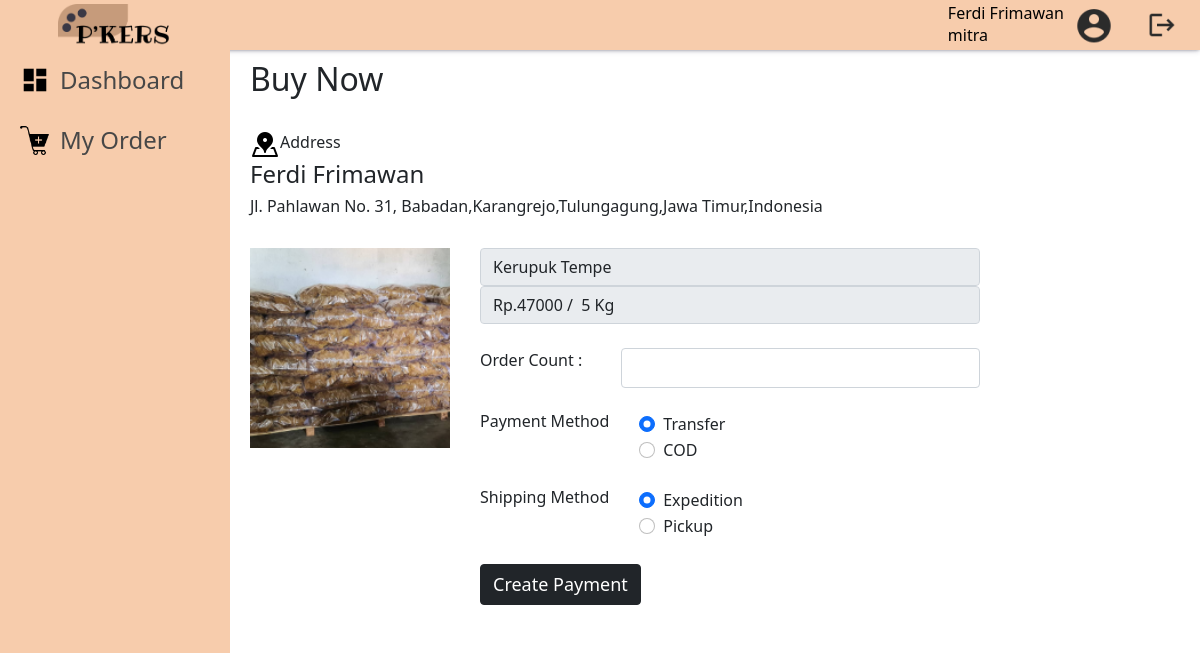
Page /public/Product/create_order/1 (signed in) on the committed database.
### tables this page shows
CREATE TABLE `akun_mitra` (
  `email` varchar(250) NOT NULL,
  `no_telepon` varchar(12) NOT NULL,
  `username` varchar(250) NOT NULL,
  `nama_lengkap` varchar(250) NOT NULL,
  `alamat` varchar(250) NOT NULL,
  `desa_id` int(11) NOT NULL,
  `kecamatan_id` int(11) NOT NULL,
  `kabupaten_id` int(11) NOT NULL,
  `provinsi_id` int(11) NOT NULL,
  `negara_id` int(11) NOT NULL,
  `tanggal_lahir` date NOT NULL,
  `jenis_kelamin_id` int(11) NOT NULL,
  `password` varchar(500) NOT NULL,
  `status_akun_id` int(11) NOT NULL,
  `profil` varchar(1000) NOT NULL
);

CREATE TABLE `desa` (
  `id` int(11) NOT NULL,
  `id_kecamatan` int(11) NOT NULL,
  `nama_desa` varchar(255) NOT NULL
);

CREATE TABLE `kecamatan` (
  `id` int(11) NOT NULL,
  `id_kabupaten` int(11) NOT NULL,
  `nama_kecamatan` varchar(255) NOT NULL
);

CREATE TABLE `kabupaten` (
  `id` int(11) NOT NULL,
  `id_provinsi` int(11) NOT NULL,
  `nama_kabupaten` varchar(255) NOT NULL
);

CREATE TABLE `provinsi` (
  `id` int(11) NOT NULL,
  `id_negara` int(11) NOT NULL,
  `nama_provinsi` varchar(255) NOT NULL
);

CREATE TABLE `negara` (
  `id` int(11) NOT NULL,
  `nama_negara` varchar(255) NOT NULL
);

CREATE TABLE `produk` (
  `id` int(11) NOT NULL,
  `nama_produk` varchar(255) NOT NULL,
  `stok` int(11) NOT NULL,
  `berat` int(11) NOT NULL,
  `deskripsi` text NOT NULL,
  `gambar` varchar(500) NOT NULL,
  `harga` int(11) NOT NULL,
  `expired` date NOT NULL,
  `stok_bulan` varchar(50) NOT NULL
);

### app/core/Controller.php (called while the page is built, shortened)
<?php
class Controller{
  public function view($view,$data=[]){
    require_once "../app/views/$view.php";
  }
  public function model($model){
    return new $model;
  }
}
?>

### app/controllers/Product.php (called while the page is built, shortened)
<?php
class Product extends Controller{
  public function create_order(){
    $controller_name = $_SESSION['controller_name'];
    $method_name = $_SESSION['method_name'];
    $params = $_SESSION['params'];
    $data = [
      "controller_name"=>$controller_name,
      "method_name"=> $method_name,
      "detail_product"=> $this->model("Product_model")->get_spesific_product($params[0]),
      "user_data"=>$this->model("User_model")->get_data_user($_SESSION['login']['email']),
    ];
    $this->view("$controller_name/$method_name",$data);
  }
}

### app/core/App.php (called while the page is built, shortened)
<?php
class App{
  protected $method = "index";
  protected $params = [];
  public function __construct()
  {
    $url = $this->parseURL();
    if(file_exists("../app/controllers/".$url[0].".php")){
      unset($url[0]);
    }
    else{
      header("Location: ".BASE_URL."/Article");
    }
    $this->controller = new $this->controller;
    if(isset($url[1])){
      if(method_exists($this->controller,$url[1])){
        $this->method = $url[1];
        unset($url[1]);
      }
    }
    if(!empty($url)){
      $this->params = array_values($url);
    }
    call_user_func_array([$this->controller, $this->method],$this->params);
  }
  public function parseURL(){
    if(isset($_GET['url'])){
      $url = rtrim($_GET['url'],'/');
      $url = filter_var($url,FILTER_SANITIZE_URL);
      $url = explode("/",$url);
      return $url;
    }
  }
}
?>

### public/index.php (called while the page is built, shortened)
<?php
$app = new App;
?>

### app/core/Database.php (called while the page is built, shortened)
<?php
class Database{
  private $host = DB_HOST;
  private $user = DB_USER;
  private $password = DB_PASSWORD;
  private $name = DB_NAME;
  private $db_handler;
  private $query_statement;
  public function __construct()
  {
    $db_source_name = "mysql:host=".$this->host.";dbname=".$this->name;
    $option = [
      PDO::ATTR_PERSISTENT => true,
      PDO::ATTR_ERRMODE => PDO::ERRMODE_EXCEPTION
    ];
    try {
      $this->db_handler = new PDO($db_source_name,$this->user,$this->password,$option);
    } catch (PDOException $e) {
      die($e->getMessage());
    }
  }
  public function query($query){
    $this->query_statement = $this->db_handler->prepare($query);
  }
  public function bind($param,$value,$type=null){
    if(is_null($type)){
      switch(true){
        default : $type = PDO::PARAM_STR;
      }
    }
    $this->query_statement->bindValue($param,$value,$type);
  }
  public function execute(){
    $this->query_statement->execute();
  }
  public function single(){
    $this->execute();
    return $this->query_statement->fetch(PDO::FETCH_ASSOC);
  }
}
?>

### app/models/User_model.php (called while the page is built, shortened)
<?php
class User_model{
  private $table = "akun_mitra";
  private $db;
  public function __construct()
  {
    $this->db = new Database;
  }
  public function get_data_user($email){
    try {
      $query = "SELECT * FROM $this->table WHERE email = :email";
      $this->db->query($query);
      $this->db->bind('email',$email);
      return $this->db->single();
    } catch (\Throwable $th) {
      return "Error";
    }
  }
  public function login($email, $password){
    $query = "SELECT * FROM $this->table WHERE email = :email && password = :password && status_akun_id = 1";
    $this->db->query($query);
    $this->db->bind('email',$email);
    $this->db->bind('password',$password);
    return $this->db->single();
  }
  public function get_spesifik_alamat($id_desa,$id_kecamatan,$id_kabupaten,$id_provinsi,$id_negara){
    $output = "";
    $query = "SELECT * FROM desa WHERE id = :id";
    $this->db->query($query);
    $this->db->bind('id',$id_desa);
    if(!is_bool($this->db->single())){
      $output .= ",".$this->db->single()['nama_desa'];
    }
    else{
      $output .= "";
    }
    $query = "SELECT * FROM kecamatan WHERE id = :id";
    $this->db->query($query);
    $this->db->bind('id',$id_kecamatan);
    if(!is_bool($this->db->single())){
      $output .= ",".$this->db->single()['nama_kecamatan'];
    }
    else{
      $output .= "";
    }
    $query = "SELECT * FROM kabupaten WHERE id = :id";
    $this->db->query($query);
    $this->db->bind('id',$id_kabupaten);
    if(!is_bool($this->db->single())){
      $output .= ",".$this->db->single()['nama_kabupaten'];
    }
    else{
      $output .= "";
    }
    $query = "SELECT * FROM provinsi WHERE id = :id";
    $this->db->query($query);
    $this->db->bind('id',$id_provinsi);
    if(!is_bool($this->db->single())){
      $output .= ",".$this->db->single()['nama_provinsi'];
    }
    else{
      $output .= "";
    }
    $query = "SELECT * FROM negara WHERE id = :id";
    $this->db->query($query);
    $this->db->bind('id',$id_negara);
    if(!is_bool($this->db->single())){
      $output .= ",".$this->db->single()['nama_negara'];
    }
    else{
      $output .= "";
    }
    $output = substr_replace($output, '', 0, 1);
    return $output;
  }
}
?>

### app/models/Product_model.php (called while the page is built, shortened)
<?php
class Product_model{
  private $table = "produk";
  private $db;
  public function __construct()
  {
    $this->db = new Database;
  }
  public function get_spesific_product($id){
    $query = "SELECT * FROM $this->table WHERE id = :id";
    $this->db->query($query);
    $this->db->bind('id',$id[0]);
    return $this->db->single();
  }
}

### app/views/Product/create_order.php (the view, shortened to what this page needs)
<?php
$data_product = $data['detail_product'];
?>
<?php $this->view("Navbar",[]); ?>
<form action="" method="POST">
<div class="main">
  <h2>Buy Now</h2><br>
  <span style="display: flex;margin:0;padding:0;align-items:flex-end">
    <img src="<?= BASE_URL ?>/icon/location.png" style="width: 30px;" alt="">
    <h6>Address</h6>
  </span>
  <h4>
    <?=
    $this->model("User_model")->get_data_user($_SESSION['login']['email'])['nama_lengkap']
    ?>
  </h4>
  <h6>
    <?= $data['user_data']['alamat'] ?>, <?=
      $this->model("User_model")->get_spesifik_alamat(
        $data['user_data']['desa_id'], $data['user_data']['kecamatan_id'], $data['user_data']['kabupaten_id'], $data['user_data']['provinsi_id'], $data['user_data']['negara_id']);
    ?>
  </h6>
  <br>
  <span>
    <div class="product-img"></div>
    <div class="product-info">
      <input type="text" class="form-control" value="<?= $data_product['nama_produk'] ?>" disabled>
      <input type="text" class="form-control" value="Rp.<?= $data_product['harga'] ?> /  <?= $data_product['berat'] ?> Kg" disabled>
      <br>
      <div style="display: flex;">
        <p style="width: 200px;">Order Count : </p>
        <input type="number" min="1" max="" class="form-control" name="order_count" oninput="null_title_value('order_count')" required>
      </div>
      <br>
      <span>
        <h6>Payment Method</h6>
        <div style="margin-left: 30px;">
          <div class="form-check">
            <input class="form-check-input" type="radio" name="payment_method" value="transfer" id="payment_method1" checked>
            <label class="form-check-label" for="payment_method1">
              Transfer
            </label>
          </div>
          <div class="form-check">
            <input class="form-check-input" type="radio" name="payment_method" value="cod" id="payment_method1">
            <label class="form-check-label" for="payment_method1">
              COD
            </label>
          </div>
        </div>
      </span>
      <br>
      <span>
        <h6>Shipping Method</h6>
        <div style="margin-left: 30px;">
          <div class="form-check">
              <input class="form-check-input" type="radio" name="shipping_method" value="expedition" id="payment_method1" checked>
              <label class="form-check-label" for="payment_method1">
                Expedition
              </label>
            </div>
          <div class="form-check">
            <input class="form-check-input" type="radio" name="shipping_method" value="pickup" id="payment_method1">
            <label class="form-check-label" for="payment_method1">
              Pickup
            </label>
          </div>
        </div>
      </span>
      <br>
      <button type="submit" name="create_payment_button" class="btn btn-dark">Create Payment</button>
    </div>
  </span>
</div>
</form>

### app/views/Navbar.php (shortened to what this page needs)
<?php
$photo = $this->model("User_model")->get_data_user($_SESSION['login']['email'])['profil'];
?>
<div class="side-bar">
  <div class="logo">
    <img src="<?= BASE_URL ?>/icon/logo.png" alt="">
  </div>
  <a href="<?= BASE_URL ?>/Article">
    <img src="<?= BASE_URL ?>/icon/Dashboard.png" alt="">
    <h4>Dashboard</h4>
  </a>
  <a href="<?= BASE_URL ?>/Order">
    <img src="<?= BASE_URL ?>/icon/keranjang.png" alt="">
    <h4>My Order</h4>
  </a>
  <br>
</div>
<div id="nav">
  <div style="display: flex;justify-content:center;align-items: flex-end;">
    <a href="<?= BASE_URL ?>/About" style="text-decoration:none;color:black;cursor:pointer;display:flex;justify-content:center;align-items: center;">
      <div style="display:flex;flex-direction:column;justify-content:space-between;margin-right:10px">
        <h6 style="margin-top: auto;margin-bottom: auto"><?= $this->model("User_model")->get_data_user($_SESSION['login']['email'])['nama_lengkap'] ?></h6>
        <p style="margin-top: auto;margin-bottom: auto">mitra</p>
      </div>
      <?php
      if($photo == ""){ ?>
        <img style="border-radius: 50%;width:40px;height:40px;object-fit: cover;" src="<?= BASE_URL ?>/icon/akun.png" alt="">
      <?php
      }else{ ?>
        <img style="border-radius: 50%;width:40px;height:40px;object-fit: cover;" src="<?= BASE_URL ?>/img/<?= $photo ?>?<?php echo time(); ?>" alt="">
      <?php
      }
      ?>
    </a>
    <form action="" method="POST">
      <button type="submit" name="tombol_logout" class="btn"><img src="<?= BASE_URL ?>/icon/logout.png" style="width: 30px;margin-left:20px;padding-left:0px" alt=""></button>
    </form>
  </div>
</div id="nav">

### public/style/css/Navbar.css (style rules this page uses)
.btn { font-size: 18px; }
#nav { height: 50px; position: fixed; width: 100%; right: 0; margin-left: 230px; z-index: 10; padding: 10px; display: flex; align-items: center; justify-content: space-between; background-color: #F7CCAC; box-shadow: rgba(50, 50, 93, 0.25) 0px 2px 5px -1px, rgba(0, 0, 0, 0.3) 0px 1px 3px -1px; }
#nav img { width: 40px; }
.side-bar { width: 230px; height: 100vh; background-color: #F7CCAC; z-index: 11; display: flex; flex-direction: column; position: fixed; animation-duration: 2s; }
.side-bar .logo { width: 100%; height: 50px; display: flex; justify-content: center; }
.side-bar .logo img { width: 50%;margin:auto }
.side-bar a { font-size: 20px; text-decoration: none; color: rgb(71, 71, 71); width: 100%; height: 60px; display: flex; padding-left: 20px; align-items: center; padding-bottom: 0; }
.side-bar a img { width: 30px; }
.side-bar a h4 { margin: 0; padding: 0; margin-left: 10px; }
.main { margin-left: 230px; width: 100vmax - 240px; padding-top: 50px; background-color: white; padding-left: 20px;padding-top:60px;padding-right:20px;padding-bottom: 20px; }

### rows in the picture
akun_mitra: nama_lengkap "Ferdi Frimawan", alamat "Jl. Pahlawan No. 31", desa+kecamatan+kabupaten "Babadan,Karangrejo,Tulungagung,Jawa Timur,Indonesia"
produk: nama_produk "Kerupuk Tempe", harga+berat "Rp.47000 / 5 Kg"
